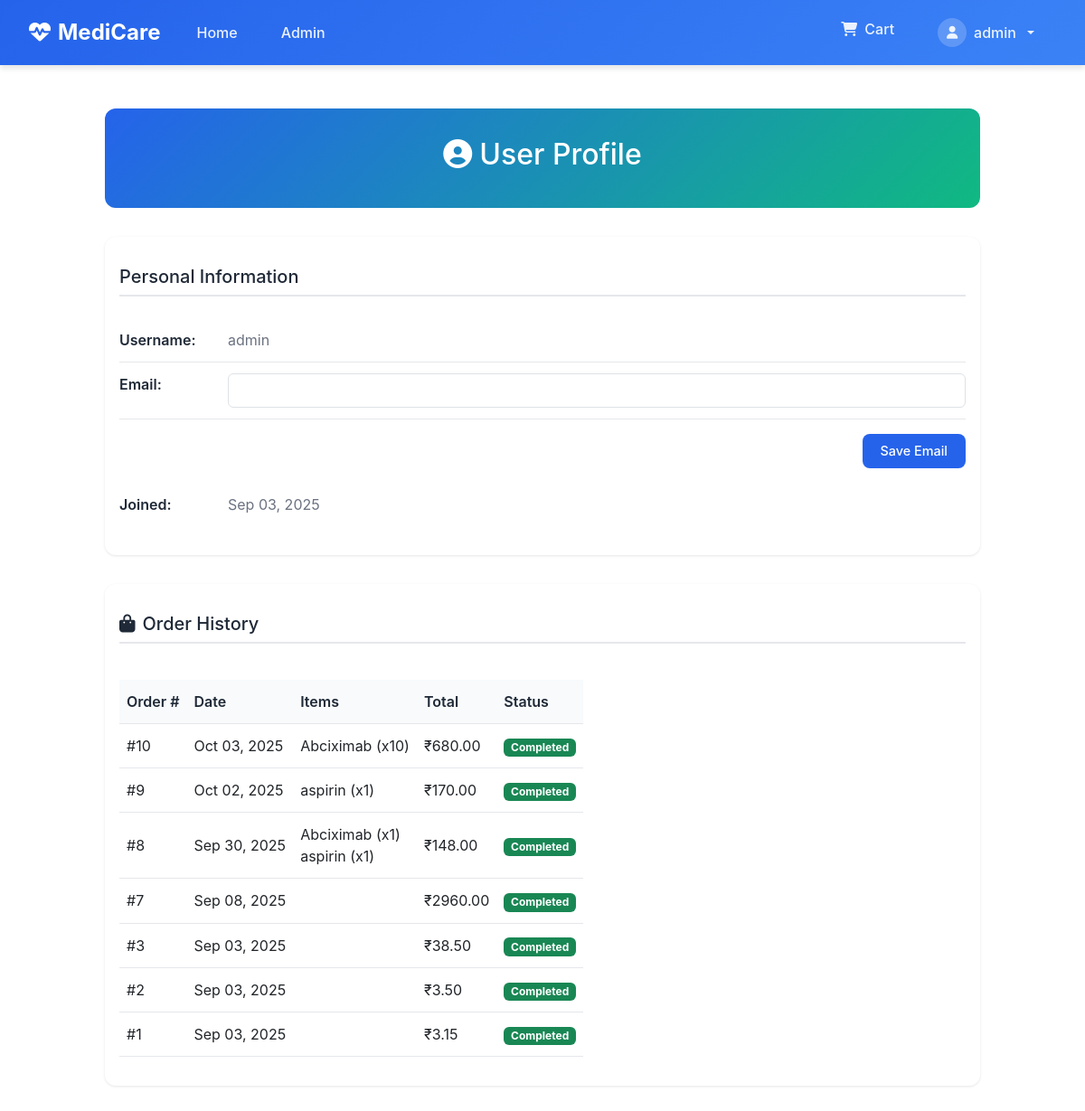
/profile/ (signed in), run on the app's committed database.
### store/models.py (models this page shows, shortened)
class Order(models.Model):
    user = models.ForeignKey(User, on_delete=models.CASCADE)
    order_date = models.DateTimeField(auto_now_add=True)
    total_amount = models.DecimalField(max_digits=10, decimal_places=2)
    discount_percentage = models.DecimalField(max_digits=5, decimal_places=2, default=0)
    final_amount = models.DecimalField(max_digits=10, decimal_places=2)
    is_completed = models.BooleanField(default=False)

class OrderItem(models.Model):
    order = models.ForeignKey(Order, related_name='items', on_delete=models.CASCADE)
    medicine = models.ForeignKey(Medicine, on_delete=models.CASCADE)
    quantity = models.PositiveIntegerField()
    price = models.DecimalField(max_digits=10, decimal_places=2)

class Medicine(models.Model):
    name = models.CharField(max_length=200)
    components = models.TextField()
    product_number = models.CharField(max_length=100, unique=True)
    quantity = models.PositiveIntegerField()
    company_name = models.CharField(max_length=200)
    power = models.CharField(max_length=50)
    price = models.DecimalField(max_digits=10, decimal_places=2, validators=[MinValueValidator(Decimal('0.01'))])
    image = models.ImageField(upload_to='medicines/')
    created_at = models.DateTimeField(auto_now_add=True)

### store/views.py (the view, shortened to what this page needs)
# urls.py: path('profile/', views.profile_view, name='profile'),
@login_required
def profile_view(request):
    orders = Order.objects.filter(user=request.user, is_completed=True).order_by('-order_date')
    return render(request, 'profile.html', {'orders': orders})

### templates/profile.html (shortened to what this page needs)
{% extends 'base.html' %}
{% block content %}
<div class="profile-container">
    <div class="profile-header">
        <h2><i class="fas fa-user-circle me-2"></i>User Profile</h2>
    </div>
    <div class="profile-info">
    <h3>Personal Information</h3>
    <form method="post" action="{% url 'profile' %}">
        <div class="info-row">
            <span class="info-label">Username:</span>
            <span class="info-value">{{ user.username }}</span>
        </div>
        <div class="info-row">
            <label for="email" class="info-label">Email:</label>
            <input type="email" id="email" name="email" class="form-control info-value"
                   value="{{ user.email }}" required>
        </div>
        <div class="mt-3 text-end">
            <button type="submit" class="btn btn-primary">Save Email</button>
        </div>
    </form>
    <div class="info-row mt-3">
        <span class="info-label">Joined:</span>
        <span class="info-value">{{ user.date_joined|date:"M d, Y" }}</span>
    </div>
</div>
    <div class="orders-section">
        <h3><i class="fas fa-shopping-bag me-2"></i>Order History</h3>
        {% if orders %}
            <div style="overflow-x:auto;">
                <table class="orders-table">
                    <thead>
                        <tr>
                            <th>Order #</th>
                            <th>Date</th>
                            <th>Items</th>
                            <th>Total</th>
                            <th>Status</th>
                        </tr>
                    </thead>
                    <tbody>
                        {% for order in orders %}
                        <tr>
                            <td>#{{ order.id }}</td>
                            <td>{{ order.order_date|date:"M d, Y" }}</td>
                            <td>
                                {% for item in order.items.all %}
                                    {{ item.medicine.name }} (x{{ item.quantity }}){% if not forloop.last %}<br>{% endif %}
                                {% endfor %}
                            </td>
                            <td>₹{{ order.final_amount }}</td>
                            <td><span class="badge bg-success">Completed</span></td>
                        </tr>
                        {% endfor %}
                    </tbody>
                </table>
            </div>
        {% else %}
            <div class="no-orders">
                <h4>No orders yet</h4>
                <p>Start your health journey today</p>
                <a href="/" class="btn btn-primary">Start Shopping</a>
            </div>
        {% endif %}
    </div>
</div>
{% endblock %}

### templates/base.html (shortened to what this page needs)
<!DOCTYPE html>
<html lang="en">
<head>
    <link href="https://cdn.jsdelivr.net/npm/bootstrap@5.3.0/dist/css/bootstrap.min.css" rel="stylesheet">
    <link href="https://cdnjs.cloudflare.com/ajax/libs/font-awesome/6.4.0/css/all.min.css" rel="stylesheet">
</head>
<body>
    <nav class="navbar navbar-expand-lg navbar-dark">
    <div class="container-fluid">
        <a class="navbar-brand" href="{% url 'home' %}">
            <i class="fas fa-heartbeat me-2"></i>MediCare
        </a>
        <div class="collapse navbar-collapse" id="navbarNav">
            <ul class="navbar-nav me-auto">
                <li class="nav-item">
                    <a class="nav-link" href="{% url 'home' %}">Home</a>
                </li>
                {% if user.is_staff %}
                <li class="nav-item">
                    <a class="nav-link" href="{% url 'add_product' %}">Admin</a>
                </li>
                {% endif %}
            </ul>
            <ul class="navbar-nav">
                <li class="nav-item">
                    <a class="nav-link cart-link" href="{% url 'cart_view' %}">
                        <i class="fas fa-shopping-cart"></i>
                        <span>Cart</span>
                    </a>
                </li>
                {% if user.is_authenticated %}
                <li class="nav-item dropdown">
                    <a class="nav-link dropdown-toggle user-dropdown-toggle" href="#" id="userDropdown" role="button" data-bs-toggle="dropdown" aria-expanded="false">
                        <div class="user-avatar">
                            <i class="fas fa-user"></i>
                        </div>
                        <span>{{ user.username }}</span>
                    </a>
                </li>
                {% endif %}
            </ul>
        </div>
    </div>
</nav>
    <div class="container-fluid mt-4">
        {% block content %}
        {% endblock %}
    </div>
</body>
</html>

### templates/base.html (style rules this page uses)
:root { --primary-color: #2563eb; --secondary-color: #10b981; --accent-color: #f59e0b; --danger-color: #ef4444; --dark-color: #1f2937; --light-color: #f8fafc; --border-color: #e5e7eb; --text-muted: #6b7280; --shadow-sm: 0 1px 3px rgba(0,0,0,0.1); --shadow-md: 0 4px 6px rgba(0,0,0,0.1); --shadow-lg: 0 10px 25px rgba(0,0,0,0.1); }
body { font-family: 'Inter', -apple-system, BlinkMacSystemFont, sans-serif; background-color: #ffffff; padding-top: 80px; }
.navbar { background: linear-gradient(135deg, var(--primary-color) 0%, #3b82f6 100%); box-shadow: var(--shadow-md); padding: 0.75rem 0; position: fixed; top: 0; left: 0; right: 0; z-index: 1030; }
.navbar-brand { color: white !important; font-weight: 700; font-size: 1.5rem; }
.navbar-nav .nav-link { color: rgba(255, 255, 255, 0.9) !important; font-weight: 500; margin: 0 0.5rem; padding: 0.5rem 1rem !important; border-radius: 8px; transition: all 0.3s ease; display: flex; align-items: center; }
.cart-link { display: flex; align-items: center; gap: 0.5rem; }
.btn { border-radius: 8px; font-weight: 500; transition: all 0.3s ease; }
.btn-primary { background: var(--primary-color); border: none; }
.container-fluid { padding: 0 2rem; }
.user-dropdown-toggle { display: flex; align-items: center; gap: 0.5rem; }
.user-avatar { width: 32px; height: 32px; background: rgba(255, 255, 255, 0.2); border-radius: 50%; display: flex; align-items: center; justify-content: center; font-size: 0.875rem; }

### templates/profile.html (style rules this page uses)
.profile-container { max-width: 1000px; margin: 0 auto; padding: 1rem; }
.profile-header { background: linear-gradient(135deg, var(--primary-color), var(--secondary-color)); color: white; padding: 2rem 1rem; border-radius: 12px; margin-bottom: 2rem; text-align: center; }
.profile-info, .orders-section { background: white; padding: 2rem 1rem; border-radius: 12px; box-shadow: var(--shadow-sm); margin-bottom: 2rem; }
.profile-info h3, .orders-section h3 { color: var(--dark-color); margin-bottom: 1.5rem; padding-bottom: 0.5rem; border-bottom: 2px solid var(--border-color); font-size: 1.25rem; }
.info-row { display: flex; justify-content: space-between; padding: 0.75rem 0; border-bottom: 1px solid var(--border-color); flex-wrap: wrap; }
.info-row:last-child { border-bottom: none; }
.info-label { font-weight: 600; color: var(--dark-color); min-width: 120px; }
.info-value { color: var(--text-muted); flex: 1; word-break: break-word; }
.orders-table { width: 100%; border-collapse: collapse; margin-top: 1rem; overflow-x: auto; display: block; }
.orders-table th, .orders-table td { padding: 0.75rem 0.5rem; text-align: left; border-bottom: 1px solid var(--border-color); white-space: nowrap; }
.orders-table th { background: var(--light-color); font-weight: 600; color: var(--dark-color); }
.btn { padding: 0.5rem 1.25rem; font-size: 0.9rem; }

### data on the page
Order: id "10", order_date "Oct 03, 2025", final_amount "680.00"
OrderItem: medicine.name "Abciximab", quantity "10"
Order: id "9", order_date "Oct 02, 2025", final_amount "170.00"
OrderItem: medicine.name "aspirin", quantity "1"
Order: id "8", order_date "Sep 30, 2025", final_amount "148.00"
OrderItem: medicine.name "Abciximab", quantity "1"
OrderItem: medicine.name "aspirin", quantity "1"
Order: id "7", order_date "Sep 08, 2025", final_amount "2960.00"
Order: id "3", order_date "Sep 03, 2025", final_amount "38.50"
Order: id "2", order_date "Sep 03, 2025", final_amount "3.50"
Order: id "1", order_date "Sep 03, 2025", final_amount "3.15"

### other printed values
{{ user.username }} "admin"
{{ user.date_joined|date:"M d, Y" }} "Sep 03, 2025"
